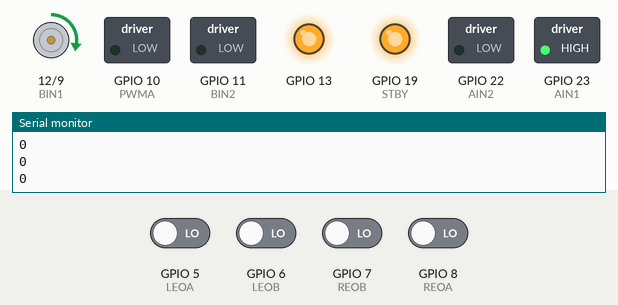
This sketch was run on a simulated ESP32. On the bench: direction and speed pins drawn as motors (green arrow = direction pin HIGH = forward, orange = LOW = backward, longer = more drive, stopped while the standby pin is LOW), switched loads named in the sketch (green lamp = pin HIGH), output pins drawn as LEDs (lit = HIGH), the last lines printed to the serial monitor. The inputs (shaded band) are chosen by the test bench; at power-on: GPIO 5 (LEOA), GPIO 6 (LEOB), GPIO 7 (REOB), GPIO 8 (REOA) LOW.

Above: at 1.2 s.
1.3 s: GPIO 5 (LEOA) driven HIGH
At 2.06 s:
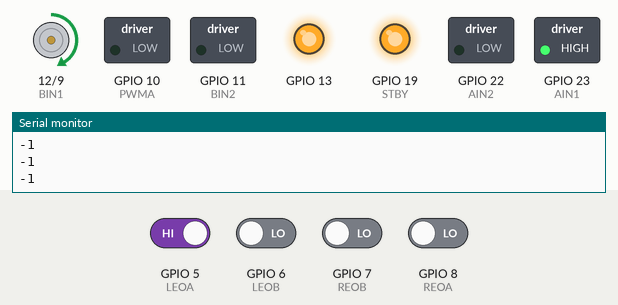
At 2.66 s:
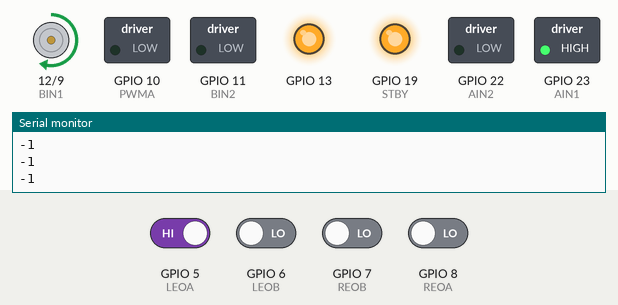
4.3 s: GPIO 5 (LEOA) driven LOW and GPIO 8 (REOA) driven HIGH
At 4.68 s:
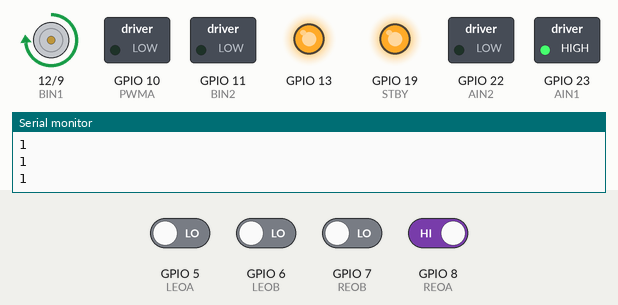
7.3 s: GPIO 8 (REOA) driven LOW
8.8 s: GPIO 8 (REOA) driven HIGH
Timing chart, 0 to 11.8 s (numbered marks = the images above; inputs shaded):
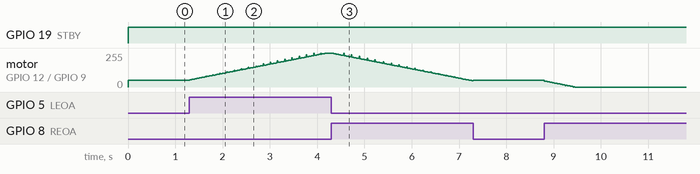

The sketch:

motorTest.ino
```cpp
#include "PID.h"

#define STBY 19
#define AIN2 22
#define AIN1 23
#define BIN2 11
#define BIN1 12
#define LEOB 6
#define LEOA 5
#define REOA 8
#define REOB 7
#define PWMA 10
#define PWMB 9
#define SPEED 50

volatile int leftCount=0, rightCount=0;

PID enc(3.8,0.07,0.3);

void leftEncoderEvent()
{
  if(digitalRead(LEOA)==HIGH)
  {
    if(digitalRead(LEOB)==LOW)
    {
      leftCount++;
    }
    else
    {
      leftCount--;
    }
  }
  else
  {
    if(digitalRead(LEOB)==LOW)
    {
      leftCount--;
    }
    else
    {
      leftCount++;
    }
  }
}

void rightEncoderEvent()
{
  if(digitalRead(REOA)==HIGH)
  {
    if(digitalRead(REOB)==LOW)
    {
      rightCount++;
    }
    else
    {
      rightCount--;
    }
  }
  else
  {
    if(digitalRead(REOB)==LOW)
    {
      rightCount--;
    }
    else
    {
      rightCount++;
    }
  }
}

void setup()
{

  pinMode(13,OUTPUT);
  digitalWrite(13,HIGH);
  pinMode(STBY,OUTPUT);
  pinMode(AIN2,OUTPUT);
  pinMode(AIN1,OUTPUT);
  pinMode(BIN2,OUTPUT);
  pinMode(BIN1,OUTPUT);
  pinMode(LEOA,INPUT);
  pinMode(LEOB,INPUT);
  pinMode(REOA,INPUT);
  pinMode(REOB,INPUT);
  pinMode(PWMA,OUTPUT);
  pinMode(PWMB,OUTPUT);
  attachInterrupt(digitalPinToInterrupt(LEOA),leftEncoderEvent,CHANGE);
  attachInterrupt(digitalPinToInterrupt(REOA),rightEncoderEvent,CHANGE);
}

void loop()
{
  digitalWrite(AIN1,HIGH);
  digitalWrite(AIN2,LOW);
  digitalWrite(BIN1,HIGH);
  digitalWrite(BIN2,LOW);
  digitalWrite(STBY,HIGH);
  while(true)
  {
      short error=-leftCount+rightCount;
      Serial.printf("%d\n",error);
      float diff=enc.compute(error);
      int adjust=SPEED-diff;
      adjust=constrain(adjust,0,255);
      analogWrite(PWMB,adjust);
      delay(10);
  }
}
```

PID.cpp
```cpp
#include "PID.h"
#include <Arduino.h>

PID::PID(float p, float i, float d)
{
	Kp=p;
	Ki=i;
	Kd=d;
	errSum=0;
	lastErr=0;
	last=0;
}

float PID::compute(short err)
{
    unsigned long curr=millis();
    float timeChg=(float)curr-(float)last;
    errSum+=err;
    float errD=(err-lastErr)/timeChg;
    outPut=Kp*err+Ki*errSum*timeChg+Kd*errD;
    lastErr=err;
    last=curr;
    return outPut;
}
```

PID.h
```cpp
#ifndef PID_H
#define PID_H

class PID
{
 private:
 float Kp,Ki,Kd,outPut;
 short errSum,lastErr;
 unsigned long last;

 public:
 PID(float,float,float);
 float compute(short);
};

#endif
```
